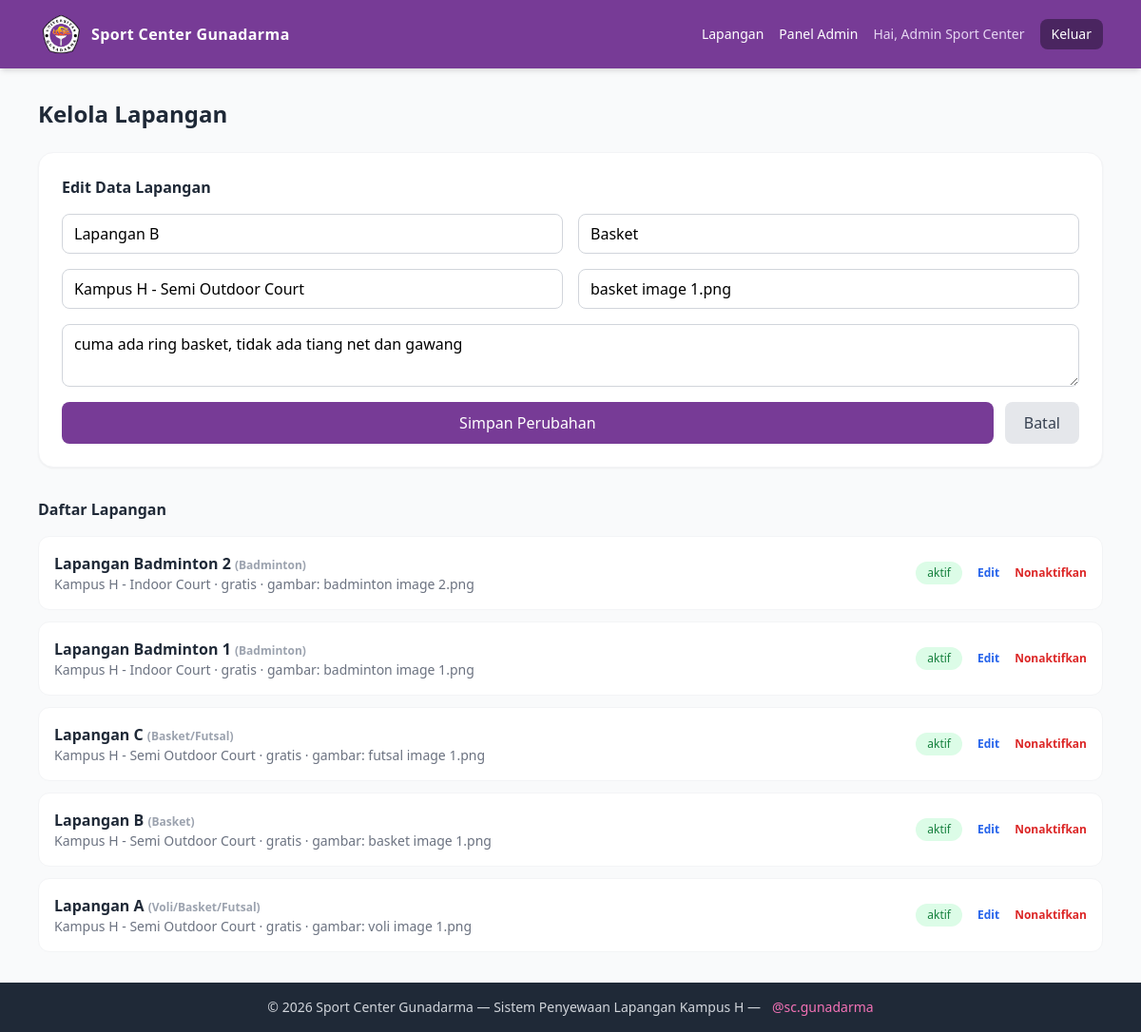
The page /admin/kelola_lapangan.php?edit=2 (signed in) on the database its author committed.
### tables this page shows
CREATE TABLE IF NOT EXISTS lapangan (
  id INT AUTO_INCREMENT PRIMARY KEY,
  nama VARCHAR(100) NOT NULL,
  jenis VARCHAR(50) NOT NULL,
  lokasi VARCHAR(100) NOT NULL,
  deskripsi TEXT,
  gambar VARCHAR(255) DEFAULT NULL,
  status ENUM('aktif','nonaktif') DEFAULT 'aktif',
  created_at TIMESTAMP DEFAULT CURRENT_TIMESTAMP
);

### admin/kelola_lapangan.php (the view, shortened to what this page needs)
<?php
$db = (new Database())->getConnection();
$editData = null;
if (isset($_GET['edit'])) {
    $stmt = $db->prepare("SELECT * FROM lapangan WHERE id = ?");
    $stmt->execute([(int) $_GET['edit']]);
    $editData = $stmt->fetch(PDO::FETCH_ASSOC);
}
$lapangan = $db->query("SELECT * FROM lapangan ORDER BY id DESC")->fetchAll(PDO::FETCH_ASSOC);
require_once '../includes/header.php';
?>
<div class="max-w-6xl mx-auto px-4 py-8">
  <h1 class="text-2xl font-bold text-gray-800 mb-6">Kelola Lapangan</h1>
  <div class="bg-white rounded-2xl shadow-sm border border-gray-100 p-6 mb-8">
    <h2 class="font-bold text-gray-800 mb-4"><?= $editData ? 'Edit Data Lapangan' : 'Tambah Lapangan Baru' ?></h2>
    <form method="POST" action="kelola_lapangan.php" class="grid grid-cols-1 md:grid-cols-2 gap-4">
      <input type="text" name="nama" placeholder="Nama lapangan" required class="border border-gray-300 rounded-lg px-3 py-2" value="<?= $editData ? htmlspecialchars($editData['nama']) : '' ?>">
      <input type="text" name="jenis" placeholder="Jenis (Futsal/Basket/dll)" required class="border border-gray-300 rounded-lg px-3 py-2" value="<?= $editData ? htmlspecialchars($editData['jenis']) : '' ?>">
      <input type="text" name="lokasi" placeholder="Lokasi" required class="border border-gray-300 rounded-lg px-3 py-2" value="<?= $editData ? htmlspecialchars($editData['lokasi']) : '' ?>">
      <input type="text" name="gambar" placeholder="Nama file gambar (contoh: futsal-a.png), boleh kosong" class="border border-gray-300 rounded-lg px-3 py-2" value="<?= $editData ? htmlspecialchars($editData['gambar'] ?? '') : '' ?>">
      <textarea name="deskripsi" placeholder="Deskripsi singkat" class="border border-gray-300 rounded-lg px-3 py-2 md:col-span-2"><?= $editData ? htmlspecialchars($editData['deskripsi']) : '' ?></textarea>
      <div class="md:col-span-2 flex gap-3">
          <button type="submit" name="<?= $editData ? 'update' : 'tambah' ?>" class="bg-primary-700 text-white px-5 py-2.5 rounded-lg font-medium hover:bg-primary-800 flex-1">
              <?= $editData ? 'Simpan Perubahan' : 'Tambah Lapangan' ?>
          </button>
          <?php if ($editData): ?>
              <a href="kelola_lapangan.php" class="bg-gray-200 text-gray-700 px-5 py-2.5 rounded-lg font-medium hover:bg-gray-300 flex items-center justify-center">Batal</a>
          <?php endif; ?>
      </div>
    </form>
  </div>
  <h2 class="font-bold text-gray-800 mb-4">Daftar Lapangan</h2>
  <div class="space-y-3">
    <?php foreach ($lapangan as $l): ?>
      <div class="bg-white rounded-xl border border-gray-100 p-4 flex flex-wrap justify-between items-center gap-3">
        <div>
          <p class="font-bold text-gray-800"><?= htmlspecialchars($l['nama']) ?> <span class="text-xs text-gray-400">(<?= htmlspecialchars($l['jenis']) ?>)</span></p>
          <p class="text-sm text-gray-500"><?= htmlspecialchars($l['lokasi']) ?> &middot; gratis <?= $l['gambar'] ? '&middot; gambar: ' . htmlspecialchars($l['gambar']) : '&middot; belum ada gambar' ?></p>
        </div>
        <div class="flex items-center gap-4">
          <span class="text-xs px-3 py-1 rounded-full <?= $l['status'] === 'aktif' ? 'bg-green-100 text-green-700' : 'bg-gray-100 text-gray-500' ?>"><?= $l['status'] ?></span>
          <a href="?edit=<?= $l['id'] ?>" class="text-xs font-semibold text-blue-600 hover:underline">Edit</a>
          <?php if ($l['status'] === 'aktif'): ?>
            <a href="?nonaktifkan=<?= $l['id'] ?>" onclick="return confirm('Nonaktifkan lapangan ini?')" class="text-xs font-semibold text-red-600 hover:underline">Nonaktifkan</a>
          <?php else: ?>
            <a href="?aktifkan=<?= $l['id'] ?>" class="text-xs font-semibold text-green-600 hover:underline">Aktifkan</a>
          <?php endif; ?>
        </div>
      </div>
    <?php endforeach; ?>
  </div>
</div>
<?php require_once '../includes/footer.php'; ?>

### rows shown on the page
lapangan: nama "Lapangan B", jenis "Basket", lokasi "Kampus H - Semi Outdoor Court", gambar "basket image 1.png", deskripsi "cuma ada ring basket, tidak ada tiang net dan gawang", status "aktif"
lapangan: nama "Lapangan Badminton 2", jenis "Badminton", lokasi "Kampus H - Indoor Court", gambar "badminton image 2.png", status "aktif"
lapangan: nama "Lapangan Badminton 1", jenis "Badminton", lokasi "Kampus H - Indoor Court", gambar "badminton image 1.png", status "aktif"
lapangan: nama "Lapangan C", jenis "Basket/Futsal", lokasi "Kampus H - Semi Outdoor Court", gambar "futsal image 1.png", status "aktif"
lapangan: nama "Lapangan A", jenis "Voli/Basket/Futsal", lokasi "Kampus H - Semi Outdoor Court", gambar "voli image 1.png", status "aktif"

### other values the page prints
$_SESSION['nama'] "Admin Sport Center"
